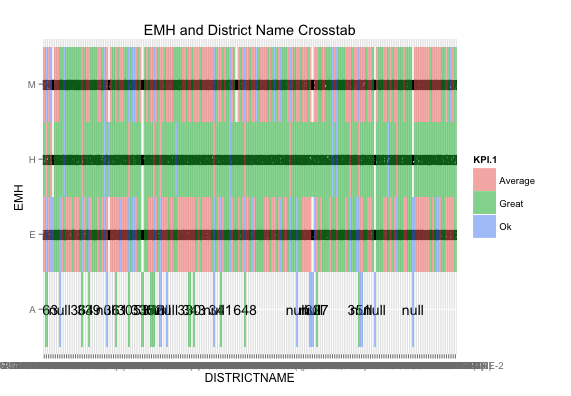

Reproduce this figure in R.
require("jsonlite")
require("RCurl")
require(ggplot2)
require(dplyr)

KPI_average = 10000     
KPI_great = 1000

df <- data.frame(fromJSON(getURL(URLencode(gsub("\n", " ", 'skipper.cs.utexas.edu:5001/rest/native/?query=
"select EMH, DISTRICTNAME, kpi,
case
when kpi < "p1" then \\\'Great\\\'
when kpi < "p2" then \\\'Average\\\'
else \\\'Ok\\\'
end kpi
from (select EMH, DISTRICTNAME, sum(RANK_TOT) as kpi
  from FINAL_GRADE 
  group by EMH, DISTRICTNAME)
order by DISTRICTNAME;"
')), httpheader=c(DB='jdbc:oracle:thin:@sayonara.microlab.cs.utexas.edu:1521:orcl', USER='C##cs329e_mh42375', PASS='orcl_mh42375', MODE='native_mode', MODEL='model', returnDimensions = 'False', returnFor = 'JSON', p1=KPI_great, p2=KPI_average), verbose = TRUE)));View(df)

ggplot() + 
  coord_cartesian() + 
  scale_x_discrete() +
  scale_y_discrete() +
  labs(title='EMH and District Name Crosstab') +
  labs(x=paste("DISTRICTNAME"), y=paste("EMH")) +
  layer(data=df, 
        mapping=aes(x=DISTRICTNAME, y=EMH, label=KPI), 
        stat="identity", 
        stat_params=list(), 
        geom="text",
        geom_params=list(colour="black"), 
        position=position_identity()
  ) +
  layer(data=df, 
        mapping=aes(x=DISTRICTNAME, y=EMH, fill=KPI.1), 
        stat="identity", 
        stat_params=list(), 
        geom="tile",
        geom_params=list(alpha=0.50), 
        position=position_identity()
  )
